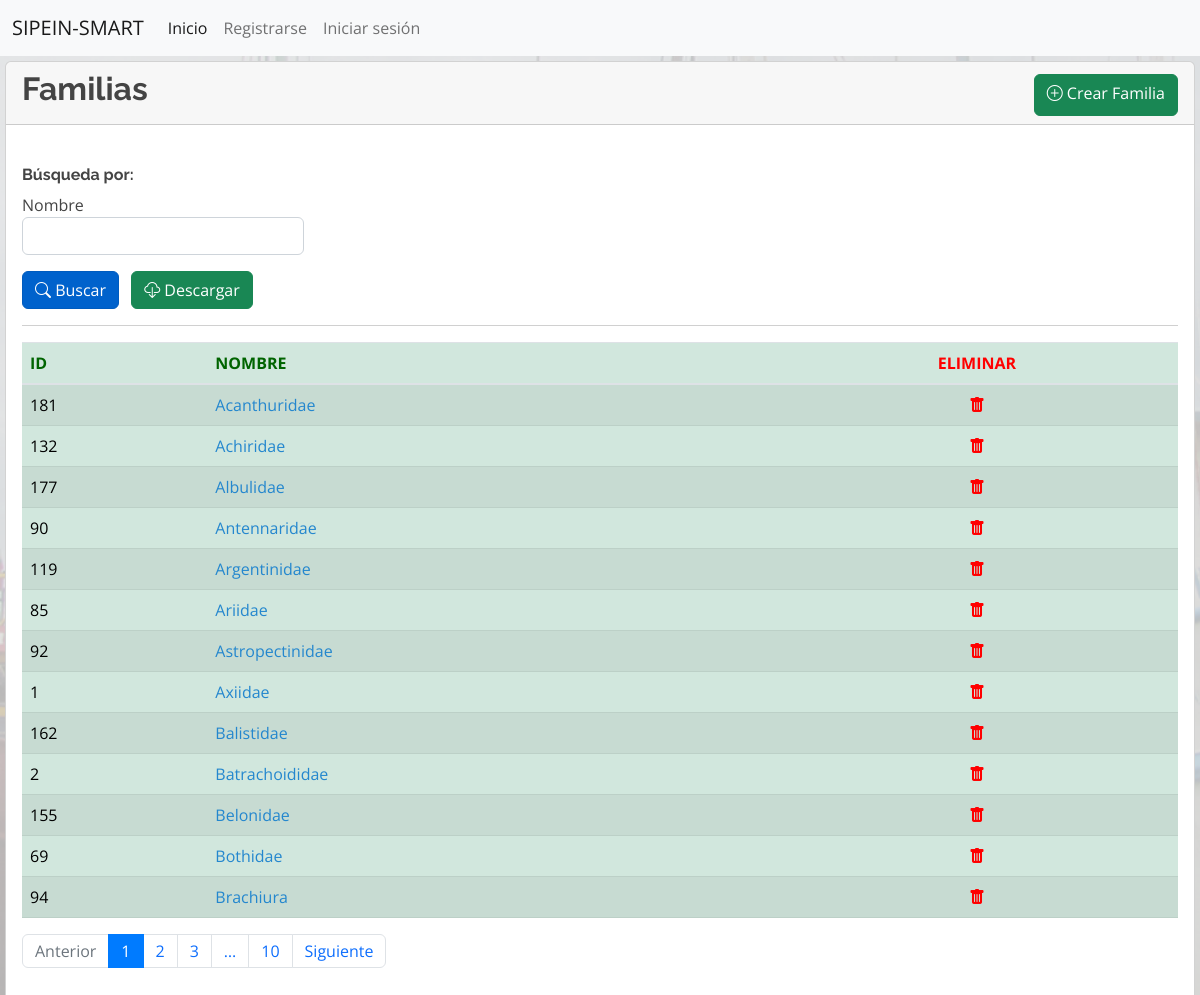
/familias/, run on the app's committed database.
### industrial/models.py (models this page shows, shortened)
class Familia(models.Model):
    nombre = models.CharField(max_length=100, unique=True, verbose_name='Nombre')
    class Meta:
        ordering = ['nombre']

### industrial/views.py (the view)
# urls.py: path('familias/', views.listar_familia, name='listar_familias'),
def listar_familia(request):
    context = {}
    filtered_familias = FamiliaFiltro(request.GET, queryset=Familia.objects.all())
    context['filtered_familias'] = filtered_familias
    paginated_filtered_familias = Paginator(filtered_familias.qs,13)
    page_number = request.GET.get('page')
    familia_page_obj = paginated_filtered_familias.get_page(page_number)
    context['familia_page_obj'] = familia_page_obj
    return render(request, 'familias_lista.html', context=context)

### industrial/templates/familias_lista.html (shortened to what this page needs)
{% extends 'base.html' %}
{% load widget_tweaks %}
{% block contenido %}
<main style="margin-left: 5px; margin-right: 5px; margin-top: 5px;">
	<div class="card">
		<div class="card-header">
			<div class="row">
				<div class="col-md-6 col-lg-8">
					<h2 class="card-title"><strong>Familias</strong></h2>
				</div>
				<div class="col-md-6 col-lg-4 mt-1 d-md-flex justify-content-md-end">
					<a class="btn btn-success align-middle" href="{% url 'crear_familias' %}" role="button"><i class="bi bi-plus-circle"></i>&nbsp;Crear Familia</a>
				</div>
			</div>
		</div>
		<div class="card-body">
			<form method="get">
				<br>
				<h6><strong>Búsqueda por:</strong></h6>
				<div class="form-row" style="display: flex;">
					<div class="form-group col-sm-4 col-md-3">
						<h7>Nombre</h7>
						{% render_field filtered_familias.form.nombre__icontains class="form-control" %}
					</div>
				</div>
				<ul class="list-inline">
					<li class="list-inline-item">
						<button class="btn btn-primary active align-middle" type="submit">
							<i class="bi bi-search"></i>&nbsp;Buscar
						</button>
					</li>
					<li class="list-inline-item">
						<button class="btn btn-success align-middle" >
							<i class="bi bi-cloud-download"></i>&nbsp;Descargar
						</button>
					</li>
				</ul>
				<hr>
			</form>
			<div class="table-responsive">
				<table class="table table-success table-striped">
					<thead style="color:darkgreen;">
						<tr>
							<th>ID</th>
							<th>NOMBRE</th>
							<th style="text-align: center; color:red">ELIMINAR</th>
						</tr>
					</thead>
					<tbody>
						{% for familia in familia_page_obj %}
						<tr>
							<td>{{ familia.id }}</td>
							<td>
								<a href="{% url 'editar_familias' familia.id %}">
									{{ familia.nombre }}
								</a>
							</td>
							<td style="text-align: center";>
								<a href="{% url 'eliminar_familias' familia.id %}">
									<i style="color: red" class="bi bi-trash-fill"></i>
								</a>
							</td>
						</tr>
						{% endfor %}
					</tbody>
				</table>
				<nav aria-label="...">
					{% if familia_page_obj.has_other_pages %}
					<ul class="pagination">
						{% if familia_page_obj.has_previous %}
						<li class="page-item"><a class="page-link"
								href="?page={{ familia_page_obj.previous_page_number }}">Anterior</a></li>
						{% else %}
						<li class="page-item disabled"><span class="page-link">Anterior</span></li>
						{% endif %}
						{% for i in familia_page_obj.paginator.page_range %}
						{% if familia_page_obj.number == i %}
						<li class="page-item active" aria-current="page"><a class="page-link" href="#">{{ i }}</a></li>
						{% elif i > familia_page_obj.number|add:'-3' and i < familia_page_obj.number|add:'3' %}
						<li class="page-item"><a class="page-link" href="?page={{ i }}">{{ i }}</a></li>
						{% endif %}
						{% endfor %}
						{% if familia_page_obj.paginator.num_pages > familia_page_obj.number|add:'3' %}
						<li><a class="page-link" href="?page={{ familia_page_obj.number|add:'-3' }}">&hellip;</a></li>
						<li><a class="page-link" href="?page={{ familia_page_obj.paginator.num_pages }}">{{ familia_page_obj.paginator.num_pages }}</a></li>
						{% endif %}
						{% if familia_page_obj.has_next %}
						<li class="page-item"><a class="page-link"
								href="?page={{ familia_page_obj.next_page_number }}">Siguiente</a></li>
						{% else %}
						<li class="page-item disabled"><span class="page-link">Siguiente</span></li>
						{% endif %}
					</ul>
					{% endif %}
				</nav>
			</div>
		</div>
	</div>
</main>
{% endblock %}

### industrial/templates/base.html (shortened to what this page needs)
<!DOCTYPE html>
<html lang="en">
<head>
    {% load static %}
    <link href="https://cdn.jsdelivr.net/npm/bootstrap@5.2.3/dist/css/bootstrap.min.css" rel="stylesheet"
>
    <link rel="stylesheet" href="{% static 'css/custom.css' %}">
    <link rel="stylesheet" href="https://cdn.jsdelivr.net/npm/bootstrap-icons@1.9.1/font/bootstrap-icons.css" />
    <link rel="stylesheet" href="https://maxcdn.bootstrapcdn.com/bootstrap/4.0.0/css/bootstrap.min.css"
>
    <link href="/static/css/aos.css" rel="stylesheet">
    <link href="/static/css/bootstrap.min.css" rel="stylesheet">
    <link href="/static/css/remixicon.css" rel="stylesheet">
    <link href="/static/css/style.css" rel="stylesheet">
</head>
<body>
    <nav class="navbar navbar-expand-lg bg-light">
        <div class="container-fluid">
            <a class="navbar-brand" href="#">SIPEIN-SMART</a>
            <div class="collapse navbar-collapse" id="navbarScroll">
                <ul class="navbar-nav me-auto my-2 my-lg-0 navbar-nav-scroll" style="--bs-scroll-height: 100px;">
                    <li class="nav-item">
                        <a class="nav-link active" aria-current="page" href="/">Inicio</a>
                    </li>
                    <li class="nav-item">
                        <a class="nav-link" href="{% url 'registrar_usuario' %}">Registrarse</a>
                    </li>
                    {% if not user.is_authenticated %}
                    <li class="nav-item">
                        <a class="nav-link" href="{% url 'acceso' %}">Iniciar sesión</a>
                    </li>
                    {% endif %}
                </ul>
            </div>
            <div class="col-auto">
            </div>
        </div>
    </nav>
    {% block contenido %}
    {% endblock %}
</body>
</html>

### industrial/static/css/custom.css (style rules this page uses)
body { background-image: url(../img/fondo.png); background-repeat: no-repeat; background-size: cover; }

### industrial/static/css/style.css (style rules this page uses)
body { font-family: "Open Sans", sans-serif; color: #444444; }
a { color: #2487ce; text-decoration: none; }
h1, h2, h3, h4, h5, h6 { font-family: "Raleway", sans-serif; }

### data on the page
Familia: id "181", nombre "Acanthuridae"
Familia: id "132", nombre "Achiridae"
Familia: id "177", nombre "Albulidae"
Familia: id "90", nombre "Antennaridae"
Familia: id "119", nombre "Argentinidae"
Familia: id "85", nombre "Ariidae"
Familia: id "92", nombre "Astropectinidae"
Familia: id "1", nombre "Axiidae"
Familia: id "162", nombre "Balistidae"
Familia: id "2", nombre "Batrachoididae"
Familia: id "155", nombre "Belonidae"
Familia: id "69", nombre "Bothidae"
Familia: id "94", nombre "Brachiura"

### other printed values
{{ i }} "1"
{{ i }} "2" "3"
{{ familia_page_obj.paginator.num_pages }} "10"
